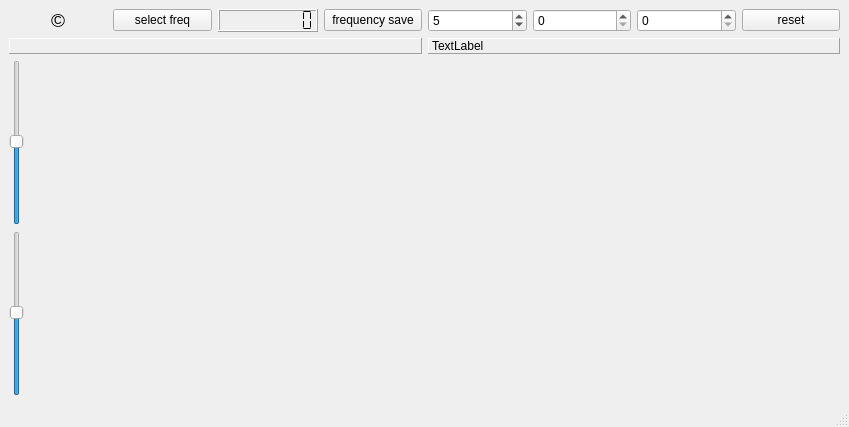
<?xml version="1.0" encoding="UTF-8"?>
<ui version="4.0">
 <class>MainWindow</class>
 <widget class="QMainWindow" name="MainWindow">
  <property name="geometry">
   <rect>
    <x>0</x>
    <y>0</y>
    <width>849</width>
    <height>427</height>
   </rect>
  </property>
  <property name="windowTitle">
   <string>drm-radio</string>
  </property>
  <widget class="QWidget" name="centralwidget">
   <layout class="QVBoxLayout" name="verticalLayout">
    <item>
     <layout class="QHBoxLayout" name="horizontalLayout">
      <item>
       <widget class="QLabel" name="label_2">
        <property name="font">
         <font>
          <pointsize>14</pointsize>
         </font>
        </property>
        <property name="toolTip">
         <string>&lt;html&gt;&lt;head/&gt;&lt;body&gt;&lt;p&gt;SWRadio copyright:&lt;/p&gt;&lt;p&gt;Copyright of the Qt toolkit used: the Qt Company&lt;/p&gt;&lt;p&gt;Copyright of the libraries used for SDRplay, portaudio, libsndfile and libsamplerate to their developers&lt;/p&gt;&lt;p&gt;Copyright of the Reed Solomon Decoder software: Phil Karns&lt;/p&gt;&lt;p&gt;All copyrights gratefully acknowledged&lt;/p&gt;&lt;p&gt;CopyRight: 2020, Jan van Katwijk, Lazy Chair Computing.&lt;/p&gt;&lt;p&gt;The cw skimmer is distributed in the hope that it will be useful, but WITHOUT ANY WARRANTY; without even the implied warranty of MERCHANTABILITY or FITNESS FOR A PARTICULAR PURPOSE. See the GNU General Public License for more details.&lt;/p&gt;&lt;p&gt;&lt;br/&gt;&lt;/p&gt;&lt;/body&gt;&lt;/html&gt;</string>
        </property>
        <property name="text">
         <string>©</string>
        </property>
        <property name="alignment">
         <set>Qt::AlignCenter</set>
        </property>
       </widget>
      </item>
      <item>
       <widget class="QPushButton" name="freqButton">
        <property name="toolTip">
         <string>&lt;html&gt;&lt;head/&gt;&lt;body&gt;&lt;p&gt;Touching this button will cause a widget to appear with a keypad on which a frequency - in kHz or mHz - can be specified. Use the kHz or mHz button on this pad to acknowledge the choice.&lt;/p&gt;&lt;/body&gt;&lt;/html&gt;</string>
        </property>
        <property name="text">
         <string>select freq</string>
        </property>
       </widget>
      </item>
      <item>
       <widget class="QLCDNumber" name="frequencyDisplay">
        <property name="digitCount">
         <number>9</number>
        </property>
        <property name="segmentStyle">
         <enum>QLCDNumber::Flat</enum>
        </property>
       </widget>
      </item>
      <item>
       <widget class="QPushButton" name="freqSave">
        <property name="toolTip">
         <string>&lt;html&gt;&lt;head/&gt;&lt;body&gt;&lt;p&gt;The selected frequency can be saved. Touching this button will show a small widget where you&lt;/p&gt;&lt;p&gt;can give the frequency a name as label.&lt;/p&gt;&lt;/body&gt;&lt;/html&gt;</string>
        </property>
        <property name="text">
         <string>frequency save</string>
        </property>
       </widget>
      </item>
      <item>
       <widget class="QSpinBox" name="mouse_Inc">
        <property name="toolTip">
         <string>&lt;html&gt;&lt;head/&gt;&lt;body&gt;&lt;p&gt;Mouse Increment. The amount of Hz that will change when moving the mousewheel is set here.&lt;/p&gt;&lt;/body&gt;&lt;/html&gt;</string>
        </property>
        <property name="value">
         <number>5</number>
        </property>
       </widget>
      </item>
      <item>
       <widget class="QSpinBox" name="centerChannel"/>
      </item>
      <item>
       <widget class="QSpinBox" name="decodeWidth"/>
      </item>
      <item>
       <widget class="QPushButton" name="resetButton">
        <property name="text">
         <string>reset</string>
        </property>
       </widget>
      </item>
     </layout>
    </item>
    <item>
     <layout class="QHBoxLayout" name="horizontalLayout_2">
      <item>
       <widget class="QLabel" name="timeDisplay">
        <property name="frameShape">
         <enum>QFrame::Panel</enum>
        </property>
        <property name="frameShadow">
         <enum>QFrame::Raised</enum>
        </property>
        <property name="text">
         <string/>
        </property>
       </widget>
      </item>
      <item>
       <widget class="QLabel" name="bandLabel">
        <property name="frameShape">
         <enum>QFrame::Panel</enum>
        </property>
        <property name="frameShadow">
         <enum>QFrame::Raised</enum>
        </property>
        <property name="text">
         <string>TextLabel</string>
        </property>
       </widget>
      </item>
     </layout>
    </item>
    <item>
     <layout class="QHBoxLayout" name="horizontalLayout_3">
      <item>
       <widget class="QSlider" name="hfScopeSlider">
        <property name="sliderPosition">
         <number>50</number>
        </property>
        <property name="orientation">
         <enum>Qt::Vertical</enum>
        </property>
       </widget>
      </item>
      <item>
       <widget class="QwtPlot" name="hfSpectrum">
        <property name="maximumSize">
         <size>
          <width>16777215</width>
          <height>171</height>
         </size>
        </property>
        <property name="toolTip">
         <string>&lt;html&gt;&lt;head/&gt;&lt;body&gt;&lt;p&gt;Main Spectrum Window. This window shows the spectrum of the signal arriving from the selected input device, decimated to the selected inputrate.&lt;/p&gt;&lt;/body&gt;&lt;/html&gt;</string>
        </property>
       </widget>
      </item>
     </layout>
    </item>
    <item>
     <layout class="QHBoxLayout" name="horizontalLayout_4">
      <item>
       <widget class="QSlider" name="LFScopeSlider">
        <property name="value">
         <number>50</number>
        </property>
        <property name="orientation">
         <enum>Qt::Vertical</enum>
        </property>
       </widget>
      </item>
      <item>
       <widget class="QwtPlot" name="lfPlot">
        <property name="maximumSize">
         <size>
          <width>16777215</width>
          <height>131</height>
         </size>
        </property>
       </widget>
      </item>
     </layout>
    </item>
   </layout>
  </widget>
  <widget class="QStatusBar" name="statusbar"/>
 </widget>
 <customwidgets>
  <customwidget>
   <class>QwtPlot</class>
   <extends>QFrame</extends>
   <header>qwt_plot.h</header>
  </customwidget>
 </customwidgets>
 <resources/>
 <connections/>
</ui>
